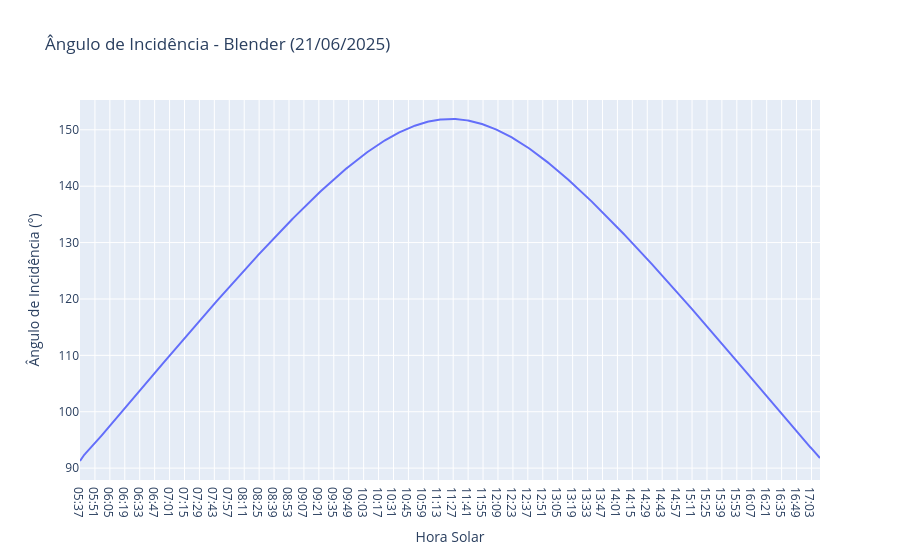
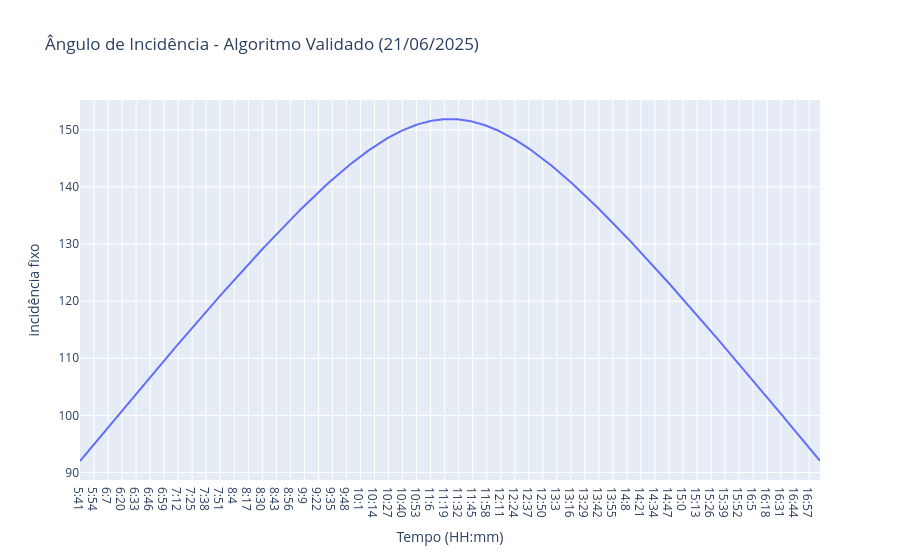

Here is the notebook cell these charts were saved with, in order:
### Code cell
#Ângulo de Incidência no Blender
fig = px.line(df2, x ='Hora Solar', y = "Ângulo de Incidência (°)", title="Ângulo de Incidência - Blender (21/06/2025)")
fig.show()

#Ângulo de Incidência validado no algoritmo 
fig = px.line(df3, x ='Tempo (HH:mm)', y ='incidência fixo', title="Ângulo de Incidência - Algoritmo Validado (21/06/2025)")
fig.show()

### Figure 1 — Plotly figure (JSON) as saved in the notebook; plotly's stock layout.template omitted (floating-point values rounded to 4 significant figures; data arrays with more than 128 entries replaced by an {"elided": "..."} marker saying what was removed)
{"data": [{"hovertemplate": "Hora Solar=%{x}<br>Ângulo de Incidência (°)=%{y}<extra></extra>", "legendgroup": "", "line": {"color": "#636efa", "dash": "solid"}, "marker": {"symbol": "circle"}, "mode": "lines", "name": "", "orientation": "v", "showlegend": false, "type": "scatter", "x": {"elided": "695 str values"}, "xaxis": "x", "y": {"elided": "695 float values"}, "yaxis": "y"}], "layout": {"legend": {"tracegroupgap": 0}, "title": {"text": "Ângulo de Incidência - Blender (21/06/2025)"}, "xaxis": {"anchor": "y", "domain": [0, 1], "title": {"text": "Hora Solar"}}, "yaxis": {"anchor": "x", "domain": [0, 1], "title": {"text": "Ângulo de Incidência (°)"}}}}

### Figure 2 — Plotly figure (JSON) as saved in the notebook; plotly's stock layout.template omitted (floating-point values rounded to 4 significant figures; data arrays with more than 128 entries replaced by an {"elided": "..."} marker saying what was removed)
{"data": [{"hovertemplate": "Tempo (HH:mm)=%{x}<br>incidência fixo=%{y}<extra></extra>", "legendgroup": "", "line": {"color": "#636efa", "dash": "solid"}, "marker": {"symbol": "circle"}, "mode": "lines", "name": "", "orientation": "v", "showlegend": false, "type": "scatter", "x": {"elided": "687 str values"}, "xaxis": "x", "y": {"elided": "687 float values"}, "yaxis": "y"}], "layout": {"legend": {"tracegroupgap": 0}, "title": {"text": "Ângulo de Incidência - Algoritmo Validado (21/06/2025)"}, "xaxis": {"anchor": "y", "domain": [0, 1], "title": {"text": "Tempo (HH:mm)"}}, "yaxis": {"anchor": "x", "domain": [0, 1], "title": {"text": "incidência fixo"}}}}
